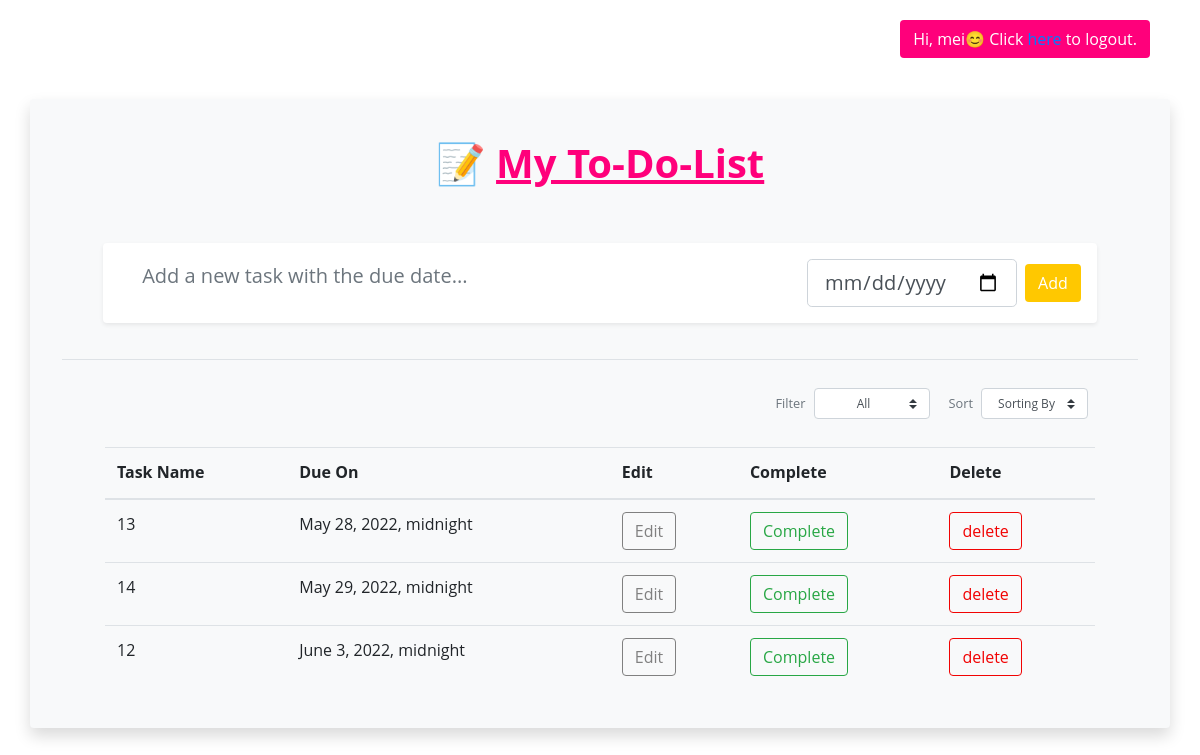
The app's page / (signed in), older data.
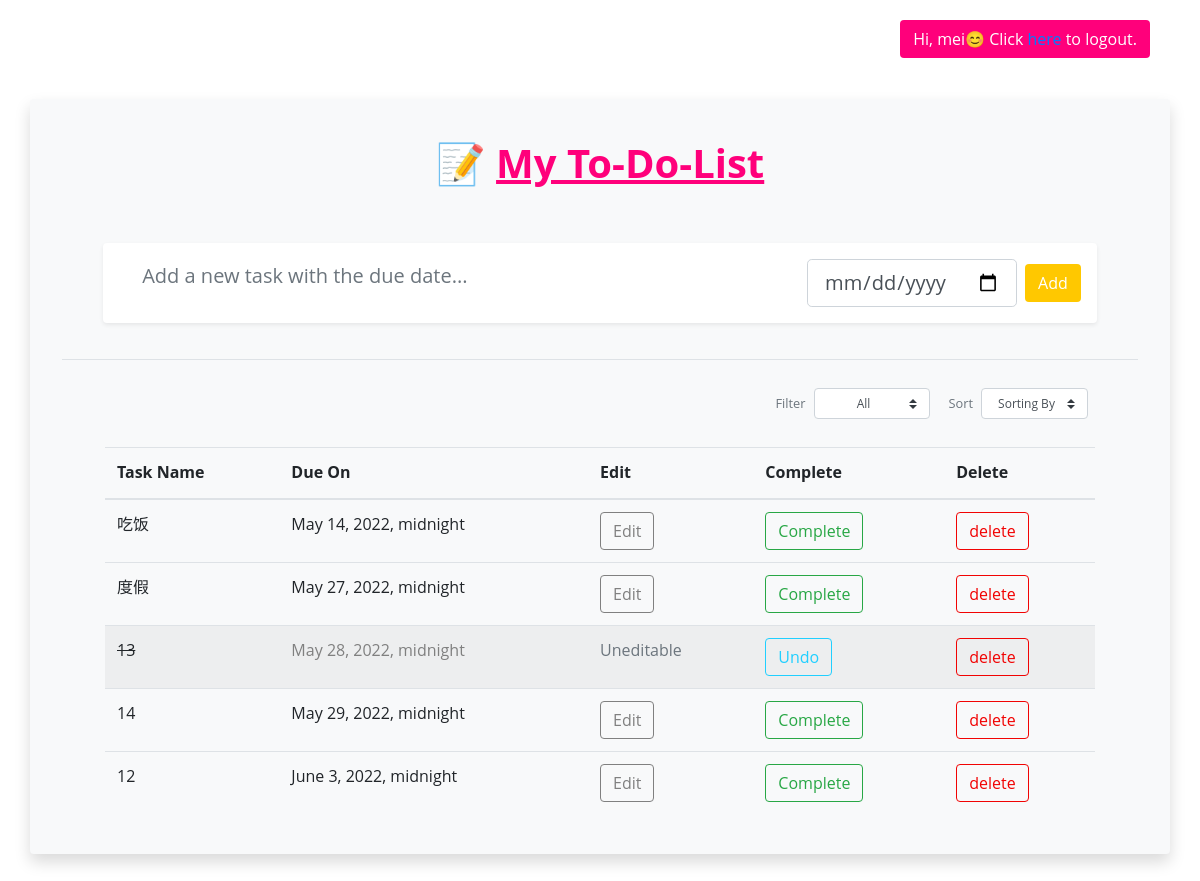
The same page, newer data.
### home/models.py (models this page shows, shortened)
class Task(models.Model):
    id = models.BigAutoField(auto_created=True, primary_key=True)
    title = models.CharField(max_length=100)
    details = models.TextField(blank=True, null=True)
    create_date = models.DateTimeField(default=timezone.now)
    due_date = models.DateTimeField(blank=True, null=True)
    complete = models.BooleanField(default=False)
    user = models.ForeignKey(
        settings.AUTH_USER_MODEL, default=None, null=False, on_delete=models.CASCADE
    )

### home/views.py (the view)
# urls.py: path("", views.index, name="index"),
def index(request):
    template_name = "home/templates/index.html"
    if request.user.is_authenticated:
        todolist = Task.objects.filter(user=request.user).order_by("due_date")
    else:
        todolist = {}
    context = {"todolist": todolist}
    return render(request, template_name=template_name, context=context)

### home/templates/index.html (shortened to what this page needs)
{% url 'home:index' as home_base_url %}
{% load static %}
<!DOCTYPE HTML>
<html lang="en">
<head>
    <link rel="stylesheet" href="https://stackpath.bootstrapcdn.com/bootstrap/4.1.3/css/bootstrap.min.css">
    <link rel="stylesheet" href="{% static 'css/fontawesome/fontawesome-all.min.css' %}">
</head>
<body>
<section id="main" class="container-md mx-md-auto mx-1">
    {% if user.is_authenticated %}
        <button type="submit" class="btn btn-primary" style="position: absolute;
        top: 20px;
        right: 50px;background-color: rgb(255, 0, 123)!important; border-color:transparent!important;">Hi, {{ user.username }}😊 Click <a href="{% url 'accounts:logout' %}">here</a> to logout.</button></button>
    {% else %}
    <button class="btn btn-primary" style="position: absolute;
    top: 20px;
    right: 50px;background-color: rgb(255, 0, 123)!important; border-color:transparent!important;"><a href="{% url 'accounts:login' %}">🙋 Login here!</a></button>
    {% endif %}
    <br>
    <br>
		{% block main %}
        <div class="container m-5 p-2 rounded mx-auto bg-light shadow" style="background-color: pink;">
            <div class="row m-1 p-4">
                <div class="col">
                    <div class="p-1 h1 text-primary text-center mx-auto display-inline-block" style="color: rgb(255, 0, 123)!important;">
                        <b>📝 <u>My To-Do-List</u></b>
                    </div>
                </div>
            </div>
            <div class="row m-1 p-3">
                <div class="col col-11 mx-auto">
                    <form class="form-container" id = "infoForm" enctype="multipart/form-data" action="/create_task/"method="POST" role="form">
                        <div class="row bg-white rounded shadow-sm p-2 add-todo-wrapper align-items-center justify-content-center">
                            <div class="col form-group">
                                <input class="form-control form-control-lg border-0 add-todo-input bg-transparent rounded" type="text" name="title" placeholder="Add a new task with the due date..." required>
                            </div>
                            <div class="col-auto px-0 mx-0 mr-2 ">
                                <input type="date" class="form-control form-control-lg" name="due_date" value="{{task.due_date}}" placeholder="due date"required>
                            </div>
                            <div class="col-auto px-0 mx-0 mr-2 ">
                                <button type="submit" class="btn btn-primary" style="background-color:rgb(255, 200, 0)!important;border-color:transparent!important;">Add</button>
                            </div>
                        </div>
                    </form>
                </div>
            </div>
            <div class="p-2 mx-4 border-black-25 border-bottom"></div>
            <div class="row m-1 p-3 px-5 justify-content-end">
                <div class="col-auto d-flex align-items-center">
                    <label class="text-secondary my-2 pr-2 view-opt-label">Filter</label>
                    <select class="custom-select custom-select-sm btn my-2">
                        <option value="all" selected>All</option>
                    </select>
                </div>
                <div class="col-auto d-flex align-items-center px-1 pr-3">
                    <label class="text-secondary my-2 pr-2 view-opt-label">Sort</label>
                    <select class="custom-select custom-select-sm btn my-2" id="sortby" name="sortby">
                        <option selected>Sorting By</option>
                    </select>
                    <i class="fa fa fa-sort-amount-asc text-info btn mx-0 px-0 pl-1" data-toggle="tooltip" data-placement="bottom" title="Ascending"></i>
                </div>
            </div>
            <div class="row mx-1 px-5 pb-3 w-80">
                <div class="col mx-auto">
                    <table class="table table-hover">
                        <thead>
                          <tr>
                            <th scope="col">Task Name</th>
                            <th scope="col">Due On</th>
                            <th scope="col">Edit</th>
                            <th scope="col">Complete</th>
                            <th scope="col">Delete</th>
                          </tr>
                        </thead>
                        <tbody class="no-underline">
                    {% for task in todolist %}
      {% if task.complete == True%}
      <tr style="background-color: rgba(128, 128, 128, 0.094);">
        <td id="line-through">{{task.title}}</td>
        <td style="color:grey">{{task.due_date}}</td>
        <td><a class="text-secondary" href="#">Uneditable</a></td>
          <td>
          <form method="POST" action="/change_status/">
            <button type="submit" class="btn btn-outline-success my-2 my-sm-0 undo_btn" >Undo</button>
          </form>
        </td>
        <td>
            <button data-bs-toggle="modal" data-bs-target="#delete_Model{{task.id}}" type="button" class="btn btn-outline-success my-2 my-sm-0 delete_btn" >delete</button>
        </td>
        {% else %}
        <tr>
            <td>{{task.title}}</td>
            <td>{{task.due_date}}</td>
          <td>
             <button data-bs-toggle="modal" data-bs-target="#details_Model{{task.id}}" type="button" class="btn btn-outline-success my-2 my-sm-0 edit_btn" >Edit</button>
          </td>
           <td>
            <form method="POST" action="/change_status/">
            <button type="submit" class="btn btn-outline-success my-2 my-sm-0">Complete</button>
            </form>
          </td>
          <td>
             <button data-bs-toggle="modal" data-bs-target="#delete_Model{{task.id}}" type="button" class="btn btn-outline-success my-2 my-sm-0 delete_btn" >delete</button>
        </td>
        </tr>
        {% endif %}
        {% endfor %}
                </tbody>
                </table>
                </div>
            </div>
        </div>
        {% endblock %}
	</section>
</body>
</html>

### home/templates/index.html (style rules this page uses)
body { font-family: "Open Sans", sans-serif; line-height: 1.6; }
.add-todo-input, .edit-todo-input { outline: none; }
.view-opt-label, .date-label { font-size: 0.8rem; }
#line-through { text-decoration:line-through; }
.delete_btn { border-color: rgb(241, 3, 3); color: rgb(241, 3, 3); }
.undo_btn { border-color: rgb(33, 207, 255); color: rgb(33, 207, 255); }
.edit_btn { border-color: grey; color: grey; }

Row changes from the older to the newer data that the page shows:
added Task: title "吃饭", due_date "May 14, 2022, midnight"
added Task: title "度假", due_date "May 27, 2022, midnight"
changed Task "May 28, 2022, midnight": complete "Edit Complete" → "Uneditable Undo"
